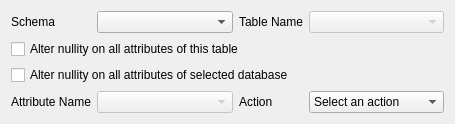
<?xml version="1.0" encoding="UTF-8"?>
<ui version="4.0">
 <class>ChangeNullityWidget</class>
 <widget class="QWidget" name="ChangeNullityWidget">
  <property name="geometry">
   <rect>
    <x>0</x>
    <y>0</y>
    <width>455</width>
    <height>122</height>
   </rect>
  </property>
  <property name="windowTitle">
   <string>Form</string>
  </property>
  <layout class="QGridLayout" name="gridLayout">
   <item row="0" column="0">
    <widget class="QLabel" name="label">
     <property name="text">
      <string>Schema</string>
     </property>
    </widget>
   </item>
   <item row="0" column="1">
    <widget class="QComboBox" name="schemaComboBox">
     <property name="sizePolicy">
      <sizepolicy hsizetype="MinimumExpanding" vsizetype="Fixed">
       <horstretch>0</horstretch>
       <verstretch>0</verstretch>
      </sizepolicy>
     </property>
    </widget>
   </item>
   <item row="0" column="2">
    <widget class="QLabel" name="tableNameLabel">
     <property name="text">
      <string>Table Name</string>
     </property>
    </widget>
   </item>
   <item row="0" column="3">
    <widget class="QComboBox" name="tableComboBox">
     <property name="enabled">
      <bool>false</bool>
     </property>
     <property name="sizePolicy">
      <sizepolicy hsizetype="MinimumExpanding" vsizetype="Fixed">
       <horstretch>0</horstretch>
       <verstretch>0</verstretch>
      </sizepolicy>
     </property>
    </widget>
   </item>
   <item row="1" column="0" colspan="3">
    <widget class="QCheckBox" name="allAttributesCheckBox">
     <property name="sizePolicy">
      <sizepolicy hsizetype="MinimumExpanding" vsizetype="Fixed">
       <horstretch>0</horstretch>
       <verstretch>0</verstretch>
      </sizepolicy>
     </property>
     <property name="text">
      <string>Alter nullity on all attributes of this table</string>
     </property>
     <property name="autoExclusive">
      <bool>false</bool>
     </property>
    </widget>
   </item>
   <item row="3" column="0">
    <widget class="QLabel" name="attributeNameLabel">
     <property name="text">
      <string>Attribute Name</string>
     </property>
    </widget>
   </item>
   <item row="3" column="1">
    <widget class="QComboBox" name="attributeComboBox">
     <property name="enabled">
      <bool>false</bool>
     </property>
     <property name="sizePolicy">
      <sizepolicy hsizetype="MinimumExpanding" vsizetype="Fixed">
       <horstretch>0</horstretch>
       <verstretch>0</verstretch>
      </sizepolicy>
     </property>
    </widget>
   </item>
   <item row="3" column="2">
    <widget class="QLabel" name="label_2">
     <property name="text">
      <string>Action</string>
     </property>
    </widget>
   </item>
   <item row="3" column="3">
    <widget class="QComboBox" name="actionComboBox">
     <property name="sizePolicy">
      <sizepolicy hsizetype="MinimumExpanding" vsizetype="Fixed">
       <horstretch>0</horstretch>
       <verstretch>0</verstretch>
      </sizepolicy>
     </property>
     <item>
      <property name="text">
       <string>Select an action</string>
      </property>
     </item>
     <item>
      <property name="text">
       <string>Set NOT NULL</string>
      </property>
     </item>
     <item>
      <property name="text">
       <string>SET NULL</string>
      </property>
     </item>
    </widget>
   </item>
   <item row="2" column="0" colspan="4">
    <widget class="QCheckBox" name="allTablesCheckBox">
     <property name="sizePolicy">
      <sizepolicy hsizetype="MinimumExpanding" vsizetype="Fixed">
       <horstretch>0</horstretch>
       <verstretch>0</verstretch>
      </sizepolicy>
     </property>
     <property name="text">
      <string>Alter nullity on all attributes of selected database</string>
     </property>
     <property name="autoExclusive">
      <bool>false</bool>
     </property>
    </widget>
   </item>
  </layout>
 </widget>
 <resources/>
 <connections/>
</ui>
